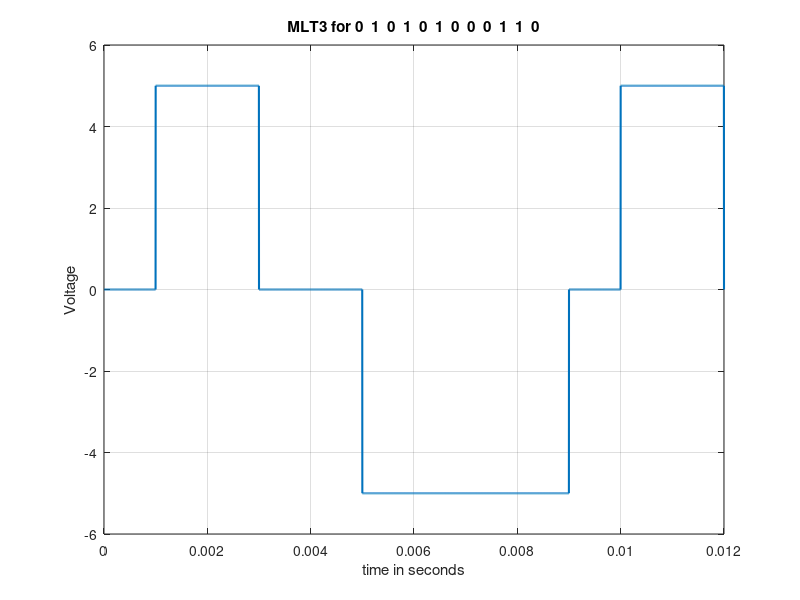

Write the MATLAB code that produced this figure.
clc
clear all
close all
A=2;
B=0;
C=4;
D=2;
E=5;
F=4;
G=6;
H=1;
bitstream=[0 1 0 1 0 1 0 0 0 1 1 0];
no_bits= length(bitstream);
bit_rate=1000;
pulse_per_bit=1;
pulse_duration=1/((pulse_per_bit)*(bit_rate));
no_pulses=no_bits*pulse_per_bit;
samples_per_pulse = 500;
fs = (samples_per_pulse)/(pulse_duration);
t = 0:1/fs:(no_pulses)*(pulse_duration);
no_samples = length(t); 
dig_sig = zeros(1,no_samples);
max_voltage = 5;
mid_voltage = 0;
min_voltage = -5;
last_nonzero = min_voltage;
last_state=mid_voltage;

for i=1:no_bits
    if bitstream(i) == 1
        if last_nonzero==min_voltage && last_state ==mid_voltage
            dig_sig(((i-1)*(samples_per_pulse)+1):(i)*(samples_per_pulse)) = max_voltage*ones(1,samples_per_pulse);
            last_nonzero=max_voltage;
            last_state=max_voltage;
        elseif last_nonzero==min_voltage && last_state ==min_voltage
            dig_sig(((i-1)*(samples_per_pulse)+1):(i)*(samples_per_pulse)) = mid_voltage*ones(1,samples_per_pulse);
            last_nonzero=min_voltage;
            last_state=mid_voltage;
        elseif last_nonzero==max_voltage && last_state==max_voltage
            dig_sig(((i-1)*(samples_per_pulse)+1):(i)*(samples_per_pulse)) = mid_voltage*ones(1,samples_per_pulse);
            last_state=mid_voltage;
          
         elseif last_nonzero==max_voltage && last_state==mid_voltage
             
            dig_sig(((i-1)*(samples_per_pulse)+1):(i)*(samples_per_pulse)) = min_voltage*ones(1,samples_per_pulse);
            last_nonzero=min_voltage;
            last_state=min_voltage;
        end
    else
        
        dig_sig(((i-1)*(samples_per_pulse)+1):(i)*(samples_per_pulse)) = last_state*ones(1,samples_per_pulse);
    end
end
figure
plot(t,dig_sig,'linewidth',1.5)
grid on
xlabel('time in seconds')
ylabel('Voltage')
ylim([(min_voltage -(max_voltage)*0.2) (max_voltage+max_voltage*0.2)])
title(['MLT3 for ',num2str(bitstream)])
            